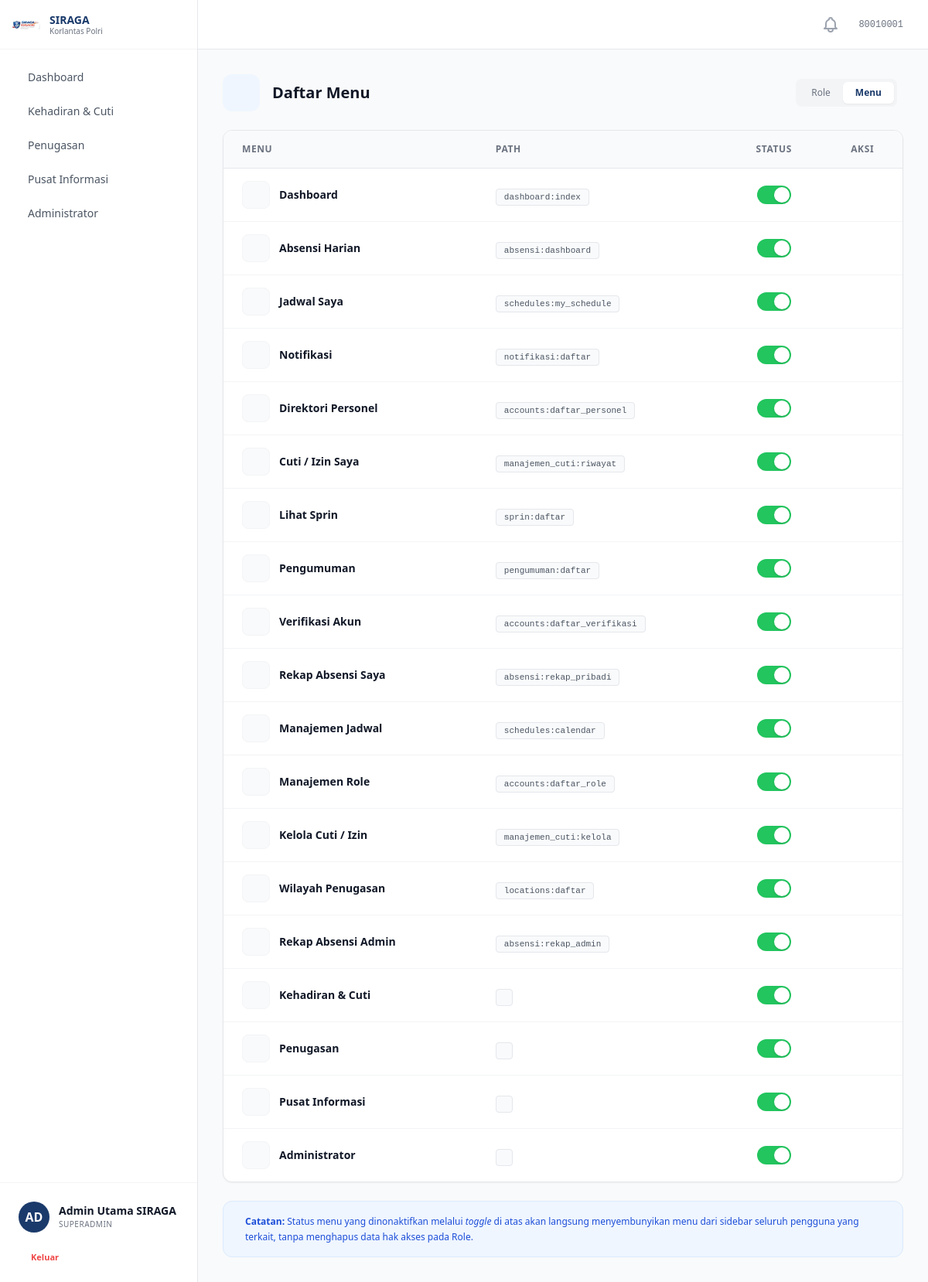
The page /accounts/menus/ (signed in) on the database its author committed.
### accounts/models.py (models this page shows, shortened)
class MenuItem(models.Model):
    label = models.CharField(max_length=100, verbose_name='Label')
    path = models.CharField(max_length=200, blank=True, verbose_name='Path / URL Name')
    icon = models.CharField(max_length=100, blank=True, verbose_name='Icon')
    parent = models.ForeignKey(
        'self', on_delete=models.CASCADE, null=True, blank=True,
        related_name='submenus', verbose_name='Parent Menu'
    )
    sort_order = models.IntegerField(default=0, verbose_name='Sort Order')
    is_active = models.BooleanField(default=True, verbose_name='Active')
    class Meta:
        verbose_name = 'Menu Item'
        verbose_name_plural = 'Menu Items'
        ordering = ['sort_order', 'label']
    def get_url(self):
        try:
            return reverse(self.path)
        except NoReverseMatch:
            return self.path

class Personel(AbstractBaseUser, PermissionsMixin):
    ROLE_CHOICES = [
        ('personel', 'Personel'),
        ('operator', 'Operator'),
        ('pimpinan', 'Pimpinan'),
        ('superadmin', 'Superadmin'),
    ]
    PANGKAT_CHOICES = [
        ('Bharada', 'Bharada'),
        ('Bhayangkara', 'Bhayangkara'),
        ('Bripda', 'Bripda'),
        ('Briptu', 'Briptu'),
        ('Brigpol', 'Brigpol'),
        ('Bripka', 'Bripka'),
        ('Aipda', 'Aipda'),
        ('Aiptu', 'Aiptu'),
        ('Ipda', 'Ipda'),
        ('Iptu', 'Iptu'),
        ('AKP', 'AKP'),
        ('Kompol', 'Kompol'),
        ('AKBP', 'AKBP'),
        ('Kombespol', 'Kombespol'),
        ('Brigjen Pol', 'Brigjen Pol'),
        ('Irjen Pol', 'Irjen Pol'),
        ('Komjen Pol', 'Komjen Pol'),
        ('Jenderal Pol', 'Jenderal Pol'),
    ]
    nrp = models.CharField(max_length=20, unique=True, verbose_name='NRP')
    nama_lengkap = models.CharField(max_length=200, verbose_name='Nama Lengkap')
    email = models.EmailField(blank=True, verbose_name='Email')
    no_hp = models.CharField(max_length=20, blank=True, verbose_name='No. HP')
    pangkat = models.CharField(max_length=50, choices=PANGKAT_CHOICES, blank=True, verbose_name='Pangkat')
    jabatan = models.CharField(max_length=200, blank=True, verbose_name='Jabatan')
    satker = models.ForeignKey(
        Satker, on_delete=models.SET_NULL, null=True, blank=True,
        related_name='personel', verbose_name='Satuan Kerja'
    )
    role = models.CharField(max_length=20, choices=ROLE_CHOICES, default='personel', verbose_name='Role')
    role_obj = models.ForeignKey(
        Role, on_delete=models.SET_NULL, null=True, blank=True,
        related_name='personel_set', verbose_name='Role (Object)'
    )
    foto = models.ImageField(upload_to='foto_personel/', blank=True, null=True, verbose_name='Foto')
    is_active = models.BooleanField(default=False)
    status_verifikasi = models.CharField(
        max_length=20,
        choices=[('pending', 'Pending'), ('approved', 'Approved')],
        default='pending'
    )
    is_staff = models.BooleanField(default=False)
    tanggal_bergabung = models.DateTimeField(auto_now_add=True)
    tanggal_nonaktif = models.DateTimeField(null=True, blank=True, verbose_name='Tanggal Dinonaktifkan')
    alasan_nonaktif = models.TextField(blank=True, verbose_name='Alasan Dinonaktifkan')
    objects = PersonelManager()
    USERNAME_FIELD = 'nrp'
    REQUIRED_FIELDS = ['nama_lengkap']
    class Meta:
        verbose_name = 'Personel'
        verbose_name_plural = 'Personel'
        ordering = ['nama_lengkap']
    @property
    def is_superadmin(self):
        if self.role_obj:
            return self.role_obj.nama.lower() == 'superadmin'
        return self.role == 'superadmin'

class Role(models.Model):
    nama = models.CharField(max_length=100, unique=True, verbose_name='Nama Role')
    deskripsi = models.TextField(blank=True, verbose_name='Deskripsi')
    dibuat_pada = models.DateTimeField(default=timezone.now, verbose_name='Dibuat Pada')
    menus = models.ManyToManyField(MenuItem, blank=True, related_name='roles', verbose_name='Menu Access')
    class Meta:
        verbose_name = 'Role'
        verbose_name_plural = 'Role'
        ordering = ['nama']

### accounts/views.py (the view)
# urls.py: path('menus/', views.daftar_menu, name='daftar_menu'),
@cek_akses_menu('accounts:daftar_menu')
def daftar_menu(request):
    menus = MenuItem.objects.all().order_by('sort_order')
    return render(request, 'accounts/menu/daftar_menu.html', {'menus': menus})

### accounts/context_processor.py (called while the page is built)
def jumlah_verifikasi(request):
    if request.user.is_authenticated and (request.user.is_superadmin or request.user.is_operator):
        count = Personel.objects.filter(status_verifikasi='pending').count()
        return {'jumlah_pending_verifikasi': count}
    return {'jumlah_pending_verifikasi': 0}

### notifikasi/context_processors.py (called while the page is built)
def notifikasi_unread_count(request):
    if request.user.is_authenticated:
        count = Notifikasi.objects.filter(user=request.user, is_read=False).count()
        return {'notif_unread_count': count}
    return {'notif_unread_count': 0}

### sprin/context_processors.py (called while the page is built)
def user_role(request):
    role = request.session.get('user_role', 'Operator')
    if role not in ['Operator', 'SDM', 'Pimpinan']:
        role = 'Operator'
    return {'user_role': role}

### templates/accounts/menu/daftar_menu.html (shortened to what this page needs)
{% extends 'base.html' %}
{% block content %}
<div class="flex flex-col gap-6">
  <div class="flex flex-col items-start gap-4 sm:flex-row sm:items-center sm:justify-between">
    <div class="flex items-center gap-4">
      <div class="flex items-center justify-center w-12 h-12 rounded-xl bg-blue-50 text-primary">
      </div>
      <div>
        <h1 class="text-xl font-bold text-gray-900">Daftar Menu</h1>
      </div>
    </div>
    <div class="flex items-center gap-3">
        <div class="flex bg-gray-100 p-1 rounded-lg mr-2">
            <a href="{% url 'accounts:daftar_role' %}" class="px-4 py-1.5 text-xs font-medium text-gray-500 hover:text-gray-700 transition-colors">Role</a>
            <a href="{% url 'accounts:daftar_menu' %}" class="px-4 py-1.5 text-xs font-bold rounded-md bg-white text-primary shadow-sm">Menu</a>
        </div>
    </div>
  </div>
  <div class="bg-white rounded-xl shadow-sm border border-gray-200 overflow-hidden">
    <div class="overflow-x-auto">
      <table class="w-full text-left border-collapse">
        <thead>
          <tr class="bg-gray-50 border-b border-gray-200 text-gray-500">
            <th class="px-6 py-4 text-xs font-semibold uppercase tracking-wider">Menu</th>
            <th class="px-6 py-4 text-xs font-semibold uppercase tracking-wider">Path</th>
            <th class="px-6 py-4 text-xs font-semibold uppercase tracking-wider text-center">Status</th>
            <th class="px-6 py-4 text-xs font-semibold uppercase tracking-wider text-center">Aksi</th>
          </tr>
        </thead>
        <tbody class="divide-y divide-gray-100">
          {% for menu in menus %}
          <tr class="hover:bg-gray-50/70 transition-colors">
            <td class="px-6 py-4">
              <div class="flex items-center gap-3">
                <div class="w-9 h-9 rounded-lg bg-gray-50 flex items-center justify-center text-gray-400 border border-gray-100">
                </div>
                <span class="text-sm font-bold text-gray-900">{{ menu.label }}</span>
              </div>
            </td>
            <td class="px-6 py-4">
              <code class="text-[11px] font-mono bg-gray-50 px-2.5 py-1 rounded border border-gray-200 text-gray-600">{{ menu.path }}</code>
            </td>
            <td class="px-6 py-4">
              <div class="flex justify-center">
                <form action="{% url 'accounts:toggle_status_menu' menu.pk %}" method="POST" class="inline-flex">
                  <button type="submit"
                          class="relative inline-flex h-6 w-11 shrink-0 cursor-pointer rounded-full border-2 border-transparent transition-colors duration-200 ease-in-out focus:outline-none focus:ring-2 focus:ring-primary focus:ring-offset-2 {% if menu.is_active %}bg-green-500{% else %}bg-gray-300{% endif %}"
                          title="Klik untuk {% if menu.is_active %}nonaktifkan{% else %}aktifkan{% endif %}">
                    <span aria-hidden="true"
                          class="pointer-events-none inline-block h-5 w-5 transform rounded-full bg-white shadow ring-0 transition duration-200 ease-in-out {% if menu.is_active %}translate-x-5{% else %}translate-x-0{% endif %}">
                    </span>
                  </button>
                </form>
              </div>
            </td>
          </tr>
          {% endfor %}
        </tbody>
      </table>
    </div>
  </div>
  <div class="flex items-start gap-3 p-4 bg-blue-50 border border-blue-100 rounded-xl">
    <p class="text-xs text-blue-700 leading-relaxed">
      <strong>Catatan:</strong> Status menu yang dinonaktifkan melalui <em>toggle</em> di atas akan langsung menyembunyikan menu dari sidebar seluruh pengguna yang terkait, tanpa menghapus data hak akses pada Role.
    </p>
  </div>
</div>
{% endblock %}

### templates/base.html (shortened to what this page needs)
{% load static %}
<!DOCTYPE html>
<html lang="id" class="h-full">
<head>
  <script src="https://cdn.tailwindcss.com"></script>
  <link rel="stylesheet" href="{% static 'css/custom.css' %}" />
</head>
<body class="h-full bg-gray-50 text-gray-900 antialiased" x-data="{ sidebarOpen: true }">
  {% if user.is_authenticated %}
  <div class="flex h-screen overflow-hidden">
    <aside
      :class="sidebarOpen ? 'w-64' : 'w-20'"
      class="flex flex-col bg-white border-r border-gray-200 transition-all duration-300 ease-in-out z-20 overflow-x-hidden"
    >
      <div class="flex h-16 items-center justify-between px-4 border-b border-gray-100 shrink-0">
        <div class="flex items-center gap-3" x-show="sidebarOpen" x-transition:enter.opacity.duration.300ms>
          {% load static %}
          <img src="{% static 'images/logo-siraga.png' %}" alt="SIRAGA" class="w-9 h-9 object-contain" />
          <div>
            <p class="text-sm font-bold text-[#1a3a6b] leading-tight">SIRAGA</p>
            <p class="text-[10px] text-gray-500 leading-tight">Korlantas Polri</p>
          </div>
        </div>
        <button @click="sidebarOpen = !sidebarOpen"
                class="p-2 rounded-lg text-gray-400 hover:bg-gray-100 hover:text-primary transition-colors shrink-0"
                :class="!sidebarOpen ? 'mx-auto' : ''">
        </button>
      </div>
      <div class="flex-1 overflow-y-auto py-4 px-3 space-y-1 custom-scrollbar">
        {% for menu in sidebar_menus %}
          {% if not menu.submenus.all %}
            <a href="{{ menu.get_url }}"
               class="flex items-center gap-3 px-3 py-2.5 rounded-xl transition-all group hover:bg-primary/5"
               :class="!sidebarOpen ? 'justify-center' : ''">
              <span x-show="sidebarOpen" x-transition.opacity class="text-sm font-medium text-gray-600 group-hover:text-primary whitespace-nowrap">
                {{ menu.label }}
              </span>
            </a>
          {% else %}
            <div x-data="{ dropdownOpen: false }">
              <button @click="dropdownOpen = !dropdownOpen"
                      class="w-full flex items-center justify-between px-3 py-2.5 rounded-xl transition-all group hover:bg-primary/5"
                      :class="!sidebarOpen ? 'justify-center' : ''">
                <div class="flex items-center gap-3">
                  <span x-show="sidebarOpen" x-transition.opacity class="text-sm font-medium text-gray-600 group-hover:text-primary whitespace-nowrap">
                    {{ menu.label }}
                  </span>
                </div>
              </button>
            </div>
          {% endif %}
        {% endfor %}
      </div>
      <div class="mt-auto border-t border-gray-100 p-4 shrink-0">
        <a href="{% url 'accounts:profil' %}"
           class="flex items-center gap-3 p-2 rounded-xl hover:bg-gray-50 transition-all group"
           :class="!sidebarOpen ? 'justify-center' : ''">
          <div class="flex h-10 w-10 shrink-0 items-center justify-center rounded-full bg-primary text-white font-bold group-hover:ring-4 group-hover:ring-primary/10 transition-all shadow-sm">
            {% if user.foto %}
              <img src="{{ user.foto.url }}" class="h-10 w-10 rounded-full object-cover" alt="Foto Profil">
            {% else %}
              {{ user.nama_lengkap|slice:":2"|upper }}
            {% endif %}
          </div>
          <div x-show="sidebarOpen" x-transition.opacity class="flex flex-col overflow-hidden whitespace-nowrap">
            <span class="text-sm font-semibold text-gray-900 truncate">{{ user.nama_lengkap }}</span>
            <span class="text-[10px] text-gray-500 truncate uppercase tracking-wider font-medium">{{ user.role_obj.nama}}</span>
          </div>
        </a>
        <form action="{% url 'accounts:logout' %}" method="POST" class="mt-2">
          <button type="submit"
                  class="flex w-full items-center gap-3 px-3 py-2 text-[11px] font-bold text-red-500 hover:bg-red-50 rounded-lg transition-colors"
                  :class="!sidebarOpen ? 'justify-center' : ''">
            <span x-show="sidebarOpen" x-transition.opacity>Keluar</span>
          </button>
        </form>
      </div>
    </aside>
    <main class="flex-1 flex flex-col min-w-0 bg-gray-50 overflow-hidden">
      <header class="h-16 bg-white border-b border-gray-200 flex items-center justify-between px-8 shrink-0">
        <div class="flex items-center gap-4">
          <div class="relative" id="notification-dropdown-wrapper">
              <button type="button" id="notification-btn" class="relative p-2 text-gray-400 hover:text-[#1a3a6b] transition-colors focus:outline-none">
              </button>
          </div>
          <span class="text-xs text-gray-500 font-mono">{{ user.nrp }}</span>
        </div>
      </header>
      <div class="flex-1 overflow-y-auto p-8 custom-scrollbar">
        {% block content %}{% endblock %}
      </div>
    </main>
  </div>
  {% else %}
      {% block full_page %}{% endblock %}
  {% endif %}
</body>
</html>

### static/css/custom.css (style rules this page uses)
html { scroll-behavior: smooth; }

### rows shown on the page
MenuItem: label "Dashboard", path "dashboard:index", is_active True (drawn)
MenuItem: label "Kehadiran & Cuti", is_active True (drawn)
MenuItem: label "Penugasan", is_active True (drawn)
MenuItem: label "Pusat Informasi", is_active True (drawn)
MenuItem: label "Administrator", is_active True (drawn)
Personel: nama_lengkap "AD", nama_lengkap "Admin Utama SIRAGA", role_obj.nama "SUPERADMIN", nrp "80010001"
MenuItem: label "Absensi Harian", path "absensi:dashboard", is_active True (drawn)
MenuItem: label "Jadwal Saya", path "schedules:my_schedule", is_active True (drawn)
MenuItem: label "Notifikasi", path "notifikasi:daftar", is_active True (drawn)
MenuItem: label "Direktori Personel", path "accounts:daftar_personel", is_active True (drawn)
MenuItem: label "Cuti / Izin Saya", path "manajemen_cuti:riwayat", is_active True (drawn)
MenuItem: label "Lihat Sprin", path "sprin:daftar", is_active True (drawn)
MenuItem: label "Pengumuman", path "pengumuman:daftar", is_active True (drawn)
MenuItem: label "Verifikasi Akun", path "accounts:daftar_verifikasi", is_active True (drawn)
MenuItem: label "Rekap Absensi Saya", path "absensi:rekap_pribadi", is_active True (drawn)
MenuItem: label "Manajemen Jadwal", path "schedules:calendar", is_active True (drawn)
MenuItem: label "Manajemen Role", path "accounts:daftar_role", is_active True (drawn)
MenuItem: label "Kelola Cuti / Izin", path "manajemen_cuti:kelola", is_active True (drawn)
MenuItem: label "Wilayah Penugasan", path "locations:daftar", is_active True (drawn)
MenuItem: label "Rekap Absensi Admin", path "absensi:rekap_admin", is_active True (drawn)
